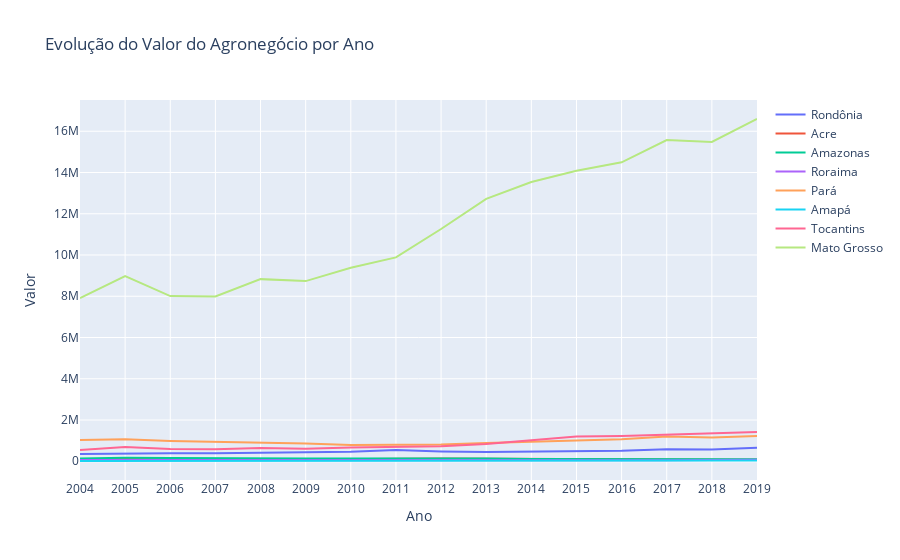

The notebook cell this image was saved under:
### Code cell
df_agro = df_agro.drop(index=8)
fig = go.Figure()
for i in range(len(df_agro)):
    estado = df_agro.iloc[i, 0]
    valores = df_agro.iloc[i, 1:]
    fig.add_trace(go.Scatter(x=valores.index, y=valores.values, mode='lines', name=estado))

fig.update_layout(title='Evolução do Valor do Agronegócio por Ano',
                  xaxis_title='Ano',
                  yaxis_title='Valor')

fig.show()

### Figure 1 — Plotly figure (JSON) as saved in the notebook; plotly's stock layout.template omitted (floating-point values rounded to 4 significant figures)
{"data": [{"mode": "lines", "name": "Rondônia", "type": "scatter", "x": ["2004", "2005", "2006", "2007", "2008", "2009", "2010", "2011", "2012", "2013", "2014", "2015", "2016", "2017", "2018", "2019"], "y": [351157, 386252, 393201, 383553, 408939, 436766, 455482, 546051, 476280, 447793, 465183, 505753, 512621, 585246, 571287, 657037]}, {"mode": "lines", "name": "Acre", "type": "scatter", "x": ["2004", "2005", "2006", "2007", "2008", "2009", "2010", "2011", "2012", "2013", "2014", "2015", "2016", "2017", "2018", "2019"], "y": [115864, 117634, 111638, 107877, 98425, 84700, 114815, 121043, 135180, 118489, 110554, 103290, 94552, 87101, 72431, 69230]}, {"mode": "lines", "name": "Amazonas", "type": "scatter", "x": ["2004", "2005", "2006", "2007", "2008", "2009", "2010", "2011", "2012", "2013", "2014", "2015", "2016", "2017", "2018", "2019"], "y": [129033, 164876, 162948, 144985, 139022, 140167, 135465, 146031, 145647, 135550, 113173, 100318, 101189, 103168, 96226, 99489]}, {"mode": "lines", "name": "Roraima", "type": "scatter", "x": ["2004", "2005", "2006", "2007", "2008", "2009", "2010", "2011", "2012", "2013", "2014", "2015", "2016", "2017", "2018", "2019"], "y": [59853, 57923, 54698, 41908, 46133, 34833, 34890, 42135, 43508, 49804, 47814, 50600, 52194, 47578, 66490, 71665]}, {"mode": "lines", "name": "Pará", "type": "scatter", "x": ["2004", "2005", "2006", "2007", "2008", "2009", "2010", "2011", "2012", "2013", "2014", "2015", "2016", "2017", "2018", "2019"], "y": [1028444, 1061815, 983007, 950688, 894926, 859286, 793733, 795974, 818833, 888463, 953116, 1015293, 1067313, 1198721, 1157851, 1230181]}, {"mode": "lines", "name": "Amapá", "type": "scatter", "x": ["2004", "2005", "2006", "2007", "2008", "2009", "2010", "2011", "2012", "2013", "2014", "2015", "2016", "2017", "2018", "2019"], "y": [13056, 14734, 14309, 15656, 18463, 20498, 22341, 22076, 20925, 24280, 39384, 30878, 34078, 38863, 34238, 34800]}, {"mode": "lines", "name": "Tocantins", "type": "scatter", "x": ["2004", "2005", "2006", "2007", "2008", "2009", "2010", "2011", "2012", "2013", "2014", "2015", "2016", "2017", "2018", "2019"], "y": [541537, 687118, 596696, 583585, 646558, 612324, 664195, 705878, 730965, 834257, 1034697, 1199494, 1227972, 1278462, 1348373, 1413461]}, {"mode": "lines", "name": "Mato Grosso", "type": "scatter", "x": ["2004", "2005", "2006", "2007", "2008", "2009", "2010", "2011", "2012", "2013", "2014", "2015", "2016", "2017", "2018", "2019"], "y": [7912796, 8976694, 8009276, 7992055, 8830550, 8735355, 9381244, 9884223, 11262263, 12723490, 13542011, 14082687, 14494519, 15570194, 15478806, 16594186]}], "layout": {"title": {"text": "Evolução do Valor do Agronegócio por Ano"}, "xaxis": {"title": {"text": "Ano"}}, "yaxis": {"title": {"text": "Valor"}}}}
